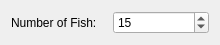
<ui version="4.0" >
 <class>SettingsWidget</class>
 <widget class="QWidget" name="SettingsWidget" >
  <property name="geometry" >
   <rect>
    <x>0</x>
    <y>0</y>
    <width>220</width>
    <height>45</height>
   </rect>
  </property>
  <property name="windowTitle" >
   <string>Asciiquarium Settings</string>
  </property>
  <layout class="QHBoxLayout" >
   <item>
    <widget class="QLabel" name="textLabel1" >
     <property name="text" >
      <string>Number of Fish:</string>
     </property>
     <property name="wordWrap" >
      <bool>false</bool>
     </property>
    </widget>
   </item>
   <item>
    <widget class="QSpinBox" name="kcfg_fishCount" >
     <property name="toolTip" >
      <string>Choose number of fish to show at once</string>
     </property>
     <property name="whatsThis" >
      <string>This value controls the number of fish to show on screen at any given time.</string>
     </property>
     <property name="minimum" >
      <number>1</number>
     </property>
     <property name="maximum" >
      <number>50</number>
     </property>
     <property name="singleStep" >
      <number>5</number>
     </property>
     <property name="value" >
      <number>15</number>
     </property>
    </widget>
   </item>
  </layout>
 </widget>
  <resources/>
 <connections/>
</ui>
